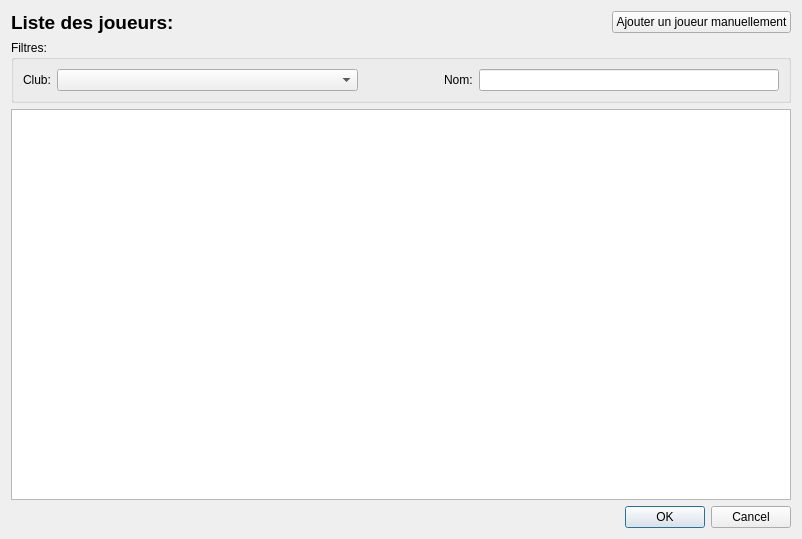
<?xml version="1.0" encoding="UTF-8"?>
<ui version="4.0">
 <class>DialogPlayers</class>
 <widget class="QDialog" name="DialogPlayers">
  <property name="geometry">
   <rect>
    <x>0</x>
    <y>0</y>
    <width>802</width>
    <height>539</height>
   </rect>
  </property>
  <property name="windowTitle">
   <string>Liste des joueurs</string>
  </property>
  <layout class="QVBoxLayout" name="verticalLayout">
   <item>
    <layout class="QHBoxLayout" name="horizontalLayout_2">
     <item>
      <widget class="QLabel" name="label">
       <property name="font">
        <font>
         <pointsize>14</pointsize>
         <bold>true</bold>
        </font>
       </property>
       <property name="text">
        <string>Liste des joueurs:</string>
       </property>
      </widget>
     </item>
     <item>
      <spacer name="horizontalSpacer_2">
       <property name="orientation">
        <enum>Qt::Horizontal</enum>
       </property>
       <property name="sizeHint" stdset="0">
        <size>
         <width>40</width>
         <height>20</height>
        </size>
       </property>
      </spacer>
     </item>
     <item>
      <widget class="QPushButton" name="pushButtonAddManual">
       <property name="text">
        <string>Ajouter un joueur manuellement</string>
       </property>
      </widget>
     </item>
    </layout>
   </item>
   <item>
    <widget class="QGroupBox" name="groupBox">
     <property name="title">
      <string>Filtres:</string>
     </property>
     <layout class="QHBoxLayout" name="horizontalLayout">
      <item>
       <widget class="QLabel" name="label_2">
        <property name="text">
         <string>Club:</string>
        </property>
       </widget>
      </item>
      <item>
       <widget class="QComboBox" name="comboBoxSearch">
        <property name="sizePolicy">
         <sizepolicy hsizetype="MinimumExpanding" vsizetype="Fixed">
          <horstretch>0</horstretch>
          <verstretch>0</verstretch>
         </sizepolicy>
        </property>
       </widget>
      </item>
      <item>
       <spacer name="horizontalSpacer">
        <property name="orientation">
         <enum>Qt::Horizontal</enum>
        </property>
        <property name="sizeType">
         <enum>QSizePolicy::Fixed</enum>
        </property>
        <property name="sizeHint" stdset="0">
         <size>
          <width>80</width>
          <height>20</height>
         </size>
        </property>
       </spacer>
      </item>
      <item>
       <widget class="QLabel" name="label_3">
        <property name="text">
         <string>Nom:</string>
        </property>
       </widget>
      </item>
      <item>
       <widget class="QLineEdit" name="lineEditSearch"/>
      </item>
     </layout>
    </widget>
   </item>
   <item>
    <widget class="QTreeView" name="treeView">
     <property name="sortingEnabled">
      <bool>true</bool>
     </property>
    </widget>
   </item>
   <item>
    <widget class="QDialogButtonBox" name="buttonBox">
     <property name="orientation">
      <enum>Qt::Horizontal</enum>
     </property>
     <property name="standardButtons">
      <set>QDialogButtonBox::Cancel|QDialogButtonBox::Ok</set>
     </property>
    </widget>
   </item>
  </layout>
 </widget>
 <resources/>
 <connections>
  <connection>
   <sender>buttonBox</sender>
   <signal>accepted()</signal>
   <receiver>DialogPlayers</receiver>
   <slot>accept()</slot>
   <hints>
    <hint type="sourcelabel">
     <x>248</x>
     <y>254</y>
    </hint>
    <hint type="destinationlabel">
     <x>157</x>
     <y>274</y>
    </hint>
   </hints>
  </connection>
  <connection>
   <sender>buttonBox</sender>
   <signal>rejected()</signal>
   <receiver>DialogPlayers</receiver>
   <slot>reject()</slot>
   <hints>
    <hint type="sourcelabel">
     <x>316</x>
     <y>260</y>
    </hint>
    <hint type="destinationlabel">
     <x>286</x>
     <y>274</y>
    </hint>
   </hints>
  </connection>
 </connections>
</ui>
